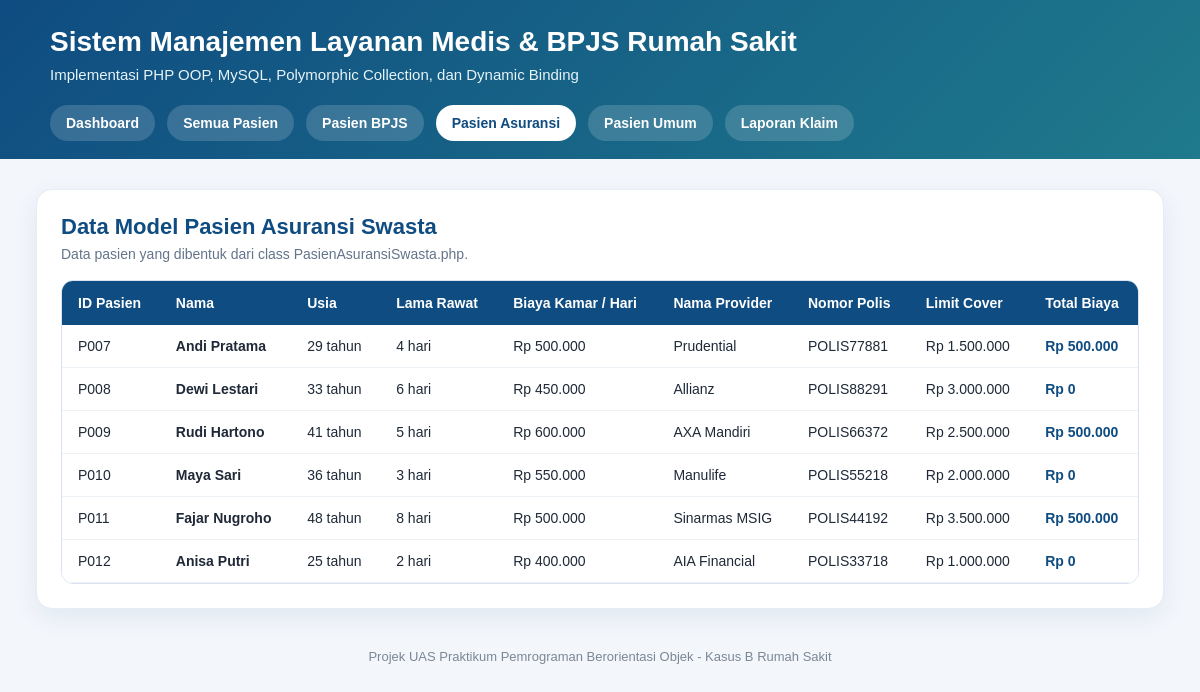
/index.php?page=asuransi, run on the app's committed database.
### tables this page shows
CREATE TABLE `pasien_asuransi_swasta` (
  `id_pasien` varchar(10) NOT NULL,
  `nama_provider` varchar(100) NOT NULL,
  `nomor_polis` varchar(30) NOT NULL,
  `limit_cover` decimal(12,2) NOT NULL
);

CREATE TABLE `pasien` (
  `id_pasien` varchar(10) NOT NULL,
  `nama` varchar(100) NOT NULL,
  `usia` int NOT NULL,
  `lama_rawat` int NOT NULL,
  `biaya_kamar_per_hari` decimal(12,2) NOT NULL,
  `jenis_pasien` enum('BPJS','ASURANSI','UMUM') NOT NULL
);

### config/Koneksi.php (called while the page is built, shortened)
<?php
class Koneksi
{
    private $host = "localhost";
    private $username = "root";
    private $password = "";
    private $database = "rumah_sakit_pbo";
    public function __construct()
    {
        $this->conn = new mysqli(
            $this->host,
            $this->username,
            $this->password,
            $this->database
        );
    }
}

### dal/PasienDAL.php (called while the page is built, shortened)
<?php
require_once __DIR__ . "/../config/Koneksi.php";
require_once __DIR__ . "/../models/PasienAsuransiSwasta.php";
class PasienDAL extends Koneksi
{
    public function getSemuaPasien()
    {
        $query = "
            SELECT
                pasien.id_pasien,
                pasien.nama,
                pasien.usia,
                pasien.lama_rawat,
                pasien.biaya_kamar_per_hari,
                pasien.jenis_pasien,
                pasien_bpjs.nomor_pbi,
                pasien_bpjs.faskes_asal,
                pasien_bpjs.kelas_kamar,
                pasien_asuransi_swasta.nama_provider,
                pasien_asuransi_swasta.nomor_polis,
                pasien_asuransi_swasta.limit_cover,
                pasien_umum.nik,
                pasien_umum.metode_pembayaran
            FROM pasien
            LEFT JOIN pasien_bpjs
                ON pasien.id_pasien = pasien_bpjs.id_pasien
            LEFT JOIN pasien_asuransi_swasta
                ON pasien.id_pasien = pasien_asuransi_swasta.id_pasien
            LEFT JOIN pasien_umum
                ON pasien.id_pasien = pasien_umum.id_pasien
            ORDER BY pasien.id_pasien ASC
        ";
        $result = $this->conn->query($query);
        $daftarPasien = [];
        while ($row = $result->fetch_assoc()) {
            $daftarPasien[] = $this->ubahKeObjekPasien($row);
        }
        return $daftarPasien;
    }
    private function ubahKeObjekPasien($row)
    {
        if ($row["jenis_pasien"] == "BPJS") {
            return new PasienBPJS(
                $row["id_pasien"],
                $row["nama"],
                $row["usia"],
                $row["lama_rawat"],
                $row["biaya_kamar_per_hari"],
                $row["nomor_pbi"],
                $row["faskes_asal"],
                $row["kelas_kamar"]
            );
        }
        if ($row["jenis_pasien"] == "ASURANSI") {
            return new PasienAsuransiSwasta(
                $row["id_pasien"],
                $row["nama"],
                $row["usia"],
                $row["lama_rawat"],
                $row["biaya_kamar_per_hari"],
                $row["nama_provider"],
                $row["nomor_polis"],
                $row["limit_cover"]
            );
        }
        if ($row["jenis_pasien"] == "UMUM") {
            return new PasienUmum(
                $row["id_pasien"],
                $row["nama"],
                $row["usia"],
                $row["lama_rawat"],
                $row["biaya_kamar_per_hari"],
                $row["nik"],
                $row["metode_pembayaran"]
            );
        }
        return null;
    }
}

### Models/Pasien.php (called while the page is built, shortened)
<?php
abstract class Pasien
{
    protected $idPasien;
    protected $nama;
    protected $usia;
    protected $lamaRawat;
    protected $biayaKamarPerHari;
    public function __construct($idPasien, $nama, $usia, $lamaRawat, $biayaKamarPerHari)
    {
        $this->idPasien = $idPasien;
        $this->nama = $nama;
        $this->usia = $usia;
        $this->lamaRawat = $lamaRawat;
        $this->biayaKamarPerHari = $biayaKamarPerHari;
    }
    public function getIdPasien()
    {
        return $this->idPasien;
    }
    public function getNama()
    {
        return $this->nama;
    }
    public function getUsia()
    {
        return $this->usia;
    }
    public function getLamaRawat()
    {
        return $this->lamaRawat;
    }
    public function getBiayaKamarPerHari()
    {
        return $this->biayaKamarPerHari;
    }
    public function hitungBiayaDasar()
    {
        return $this->lamaRawat * $this->biayaKamarPerHari;
    }
}

### Models/PasienAsuransiSwasta.php (called while the page is built, shortened)
<?php
require_once __DIR__ . "/Pasien.php";
class PasienAsuransiSwasta extends Pasien
{
    private $namaProvider;
    private $nomorPolis;
    private $limitCover;
    public function __construct($idPasien, $nama, $usia, $lamaRawat, $biayaKamarPerHari, $namaProvider, $nomorPolis, $limitCover)
    {
        $this->namaProvider = $namaProvider;
        $this->nomorPolis = $nomorPolis;
        $this->limitCover = $limitCover;
    }
    public function getNamaProvider()
    {
        return $this->namaProvider;
    }
    public function getNomorPolis()
    {
        return $this->nomorPolis;
    }
    public function getLimitCover()
    {
        return $this->limitCover;
    }
    public function hitungTotalBiaya()
    {
        $biayaDasar = $this->hitungBiayaDasar();
        if ($biayaDasar > $this->limitCover) {
            return $biayaDasar - $this->limitCover;
        }
        return 0;
    }
}

### controllers/ManajemenRumahSakit.php (the view, shortened to what this page needs)
<?php
require_once __DIR__ . "/../dal/PasienDAL.php";
class ManajemenRumahSakit
{
    private $daftarPasien = [];
    public function __construct()
    {
        $this->pasienDAL = new PasienDAL();
        $this->daftarPasien = $this->pasienDAL->getSemuaPasien();
    }
    private function formatRupiah($angka)
    {
        return "Rp " . number_format($angka, 0, ",", ".");
    }
    public function tampilkanDataPasienAsuransi()
    {
        echo "
            <div class='section-header'>
                <div>
                    <h2>Data Model Pasien Asuransi Swasta</h2>
                    <p>Data pasien yang dibentuk dari class PasienAsuransiSwasta.php.</p>
                </div>
            </div>
        ";
        echo "<div class='table-wrapper'>";
        echo "<table class='data-table'>";
        echo "
            <tr>
                <th>ID Pasien</th>
                <th>Nama</th>
                <th>Usia</th>
                <th>Lama Rawat</th>
                <th>Biaya Kamar / Hari</th>
                <th>Nama Provider</th>
                <th>Nomor Polis</th>
                <th>Limit Cover</th>
                <th>Total Biaya</th>
            </tr>
        ";
        foreach ($this->daftarPasien as $pasien) {
            if ($pasien instanceof PasienAsuransiSwasta) {
                echo "<tr>";
                echo "<td>" . htmlspecialchars($pasien->getIdPasien()) . "</td>";
                echo "<td class='name-cell'>" . htmlspecialchars($pasien->getNama()) . "</td>";
                echo "<td>" . htmlspecialchars($pasien->getUsia()) . " tahun</td>";
                echo "<td>" . htmlspecialchars($pasien->getLamaRawat()) . " hari</td>";
                echo "<td>" . $this->formatRupiah($pasien->getBiayaKamarPerHari()) . "</td>";
                echo "<td>" . htmlspecialchars($pasien->getNamaProvider()) . "</td>";
                echo "<td>" . htmlspecialchars($pasien->getNomorPolis()) . "</td>";
                echo "<td>" . $this->formatRupiah($pasien->getLimitCover()) . "</td>";
                echo "<td class='total-cell'>" . $this->formatRupiah($pasien->hitungTotalBiaya()) . "</td>";
                echo "</tr>";
            }
        }
        echo "</table>";
        echo "</div>";
    }
}

### index.php (style rules this page uses)
* { box-sizing: border-box; }
body { margin: 0; font-family: Arial, Helvetica, sans-serif; background: #f3f6fb; color: #1f2937; }
.section-header { display: flex; justify-content: space-between; align-items: center; margin-bottom: 18px; }
.section-header h2 { margin: 0; color: #0f4c81; font-size: 22px; }
.section-header p { margin: 6px 0 0; color: #64748b; font-size: 14px; }
.table-wrapper { width: 100%; overflow-x: auto; border-radius: 12px; border: 1px solid #d8e3ef; }
.data-table { width: 100%; border-collapse: collapse; background: white; min-width: 900px; }
.data-table th { background: #0f4c81; color: white; padding: 14px 16px; text-align: left; font-size: 14px; white-space: nowrap; }
.data-table td { padding: 13px 16px; border-bottom: 1px solid #edf2f7; font-size: 14px; vertical-align: top; }
.name-cell { font-weight: bold; color: #1f2937; }
.total-cell { font-weight: bold; color: #0f4c81; white-space: nowrap; }

### data on the page
pasien_asuransi_swasta: id_pasien.id_pasien "P007", id_pasien.nama "Andi Pratama", id_pasien.usia "29", id_pasien.lama_rawat "4", id_pasien.biaya_kamar_per_hari "Rp 500.000", nama_provider "Prudential", nomor_polis "POLIS77881", limit_cover "Rp 1.500.000", $this->formatRupiah($pasien->hitungTotalBiaya()) "Rp 500.000"
pasien_asuransi_swasta: id_pasien.id_pasien "P008", id_pasien.nama "Dewi Lestari", id_pasien.usia "33", id_pasien.lama_rawat "6", id_pasien.biaya_kamar_per_hari "Rp 450.000", nama_provider "Allianz", nomor_polis "POLIS88291", limit_cover "Rp 3.000.000", hitungTotalBiaya "Rp 0"
pasien_asuransi_swasta: id_pasien.id_pasien "P009", id_pasien.nama "Rudi Hartono", id_pasien.usia "41", id_pasien.lama_rawat "5", id_pasien.biaya_kamar_per_hari "Rp 600.000", nama_provider "AXA Mandiri", nomor_polis "POLIS66372", limit_cover "Rp 2.500.000", $this->formatRupiah($pasien->hitungTotalBiaya()) "Rp 500.000"
pasien_asuransi_swasta: id_pasien.id_pasien "P010", id_pasien.nama "Maya Sari", id_pasien.usia "36", id_pasien.lama_rawat "3", id_pasien.biaya_kamar_per_hari "Rp 550.000", nama_provider "Manulife", nomor_polis "POLIS55218", limit_cover "Rp 2.000.000", hitungTotalBiaya "Rp 0"
pasien_asuransi_swasta: id_pasien.id_pasien "P011", id_pasien.nama "Fajar Nugroho", id_pasien.usia "48", id_pasien.lama_rawat "8", id_pasien.biaya_kamar_per_hari "Rp 500.000", nama_provider "Sinarmas MSIG", nomor_polis "POLIS44192", limit_cover "Rp 3.500.000", $this->formatRupiah($pasien->hitungTotalBiaya()) "Rp 500.000"
pasien_asuransi_swasta: id_pasien.id_pasien "P012", id_pasien.nama "Anisa Putri", id_pasien.usia "25", id_pasien.lama_rawat "2", id_pasien.biaya_kamar_per_hari "Rp 400.000", nama_provider "AIA Financial", nomor_polis "POLIS33718", limit_cover "Rp 1.000.000", hitungTotalBiaya "Rp 0"
